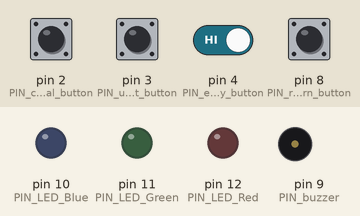
The sketch below on a simulated Arduino Uno, built with avr-gcc and run on an emulated ATmega328P. On the bench: output pins drawn as LEDs (lit = HIGH), buzzer (waves = sounding). Dashed ring = blinking. The inputs (shaded band) are chosen by the test bench; at power-on: pin 2 (PIN_casual_button), pin 3 (PIN_urgent_button), pin 4 (PIN_emergency_button), pin 8 (PIN_return_button) HIGH.

Above: at 1.2 s.
1.3 s: pin 2 (PIN_casual_button) pulled LOW for 0.15 s
At 1.7 s:
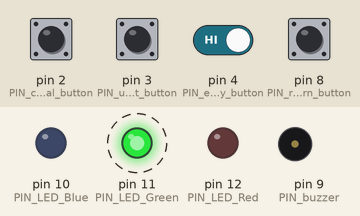
4.4 s: pin 8 (PIN_return_button) pulled LOW for 1 s
At 5.2 s:
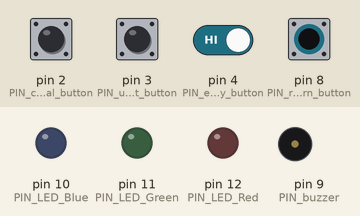
6.9 s: pin 3 (PIN_urgent_button) pulled LOW for 0.15 s
At 7.5 s:
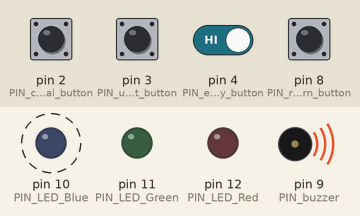
10.0 s: pin 4 (PIN_emergency_button) driven LOW and pin 8 (PIN_return_button) driven LOW
At 10.61 s:
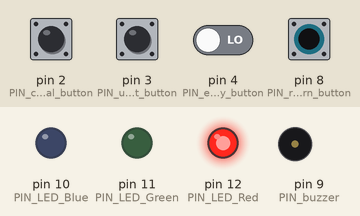
Timing chart, 0 to 14.0 s (numbered marks = the images above; inputs shaded):
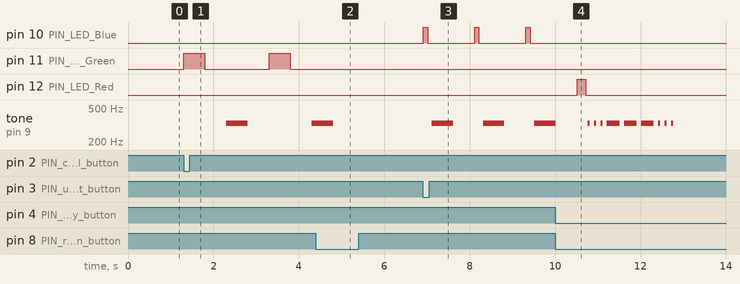

The sketch:

main.ino
```cpp
// _________ Define global variables _____________________

// Pin definitions for circuit components
int PIN_LED_Red =  12;
int PIN_LED_Green =  11;
int PIN_LED_Blue =  10;
int PIN_return_button = 8;
int PIN_emergency_button = 4;
int PIN_urgent_button = 3;
int PIN_casual_button = 2;
int PIN_buzzer = 9;

// Other variables
int toggleState_emergency = 0;             // Keeps track if LED status, or toggle state, is 1 or 0
int toggleState_urgent  = 0;
int toggleState_casual = 0;
int lastButtonState_return = 1;            // Helps remember whether the button was last pressed or released
int lastButtonState_emergency = 1;
int lastButtonState_urgent = 1;
int lastButtonState_casual = 1;
long unsigned int lastPress_return = 0;    // long = stores 4 bytes instead of 2; unsigned removes possibility for negative values in integer
long unsigned int lastPress_emergency= 0;  // For keeping track of the times values for when buttun is pressed
long unsigned int lastPress_urgent = 0;
long unsigned int lastPress_casual = 0;
int debounceTime = 20;                    // Used to cancel bouncing frequencies greater than 50 Hz
int i = 0;                                // Used to limit the "casual" while loop
int tone_frequency = 330;                // Sets sound of buzzer; used to simulate vibration

// _________ Put your setup code here, to run once: ____________________
// the setup function runs once when you press reset or power the board

void setup() {

// Start serial communication so Arduino can send commands through USB connection
  Serial.begin(9600);

// Initialize digital LED pins as outputs.
  pinMode(PIN_LED_Red, OUTPUT);
  pinMode(PIN_LED_Green, OUTPUT);
  pinMode(PIN_LED_Blue, OUTPUT);

// Initialize digital buzzer pin as output
  pinMode(PIN_buzzer, OUTPUT);


// Initialize switch pins as inputs; using the built-in pullup resistors in the arduino.
 // Open switch = 1, closed (pressed button) = 0; this called "active low logic", and is often standard for buttons
  pinMode(PIN_return_button, INPUT_PULLUP);
  pinMode(PIN_emergency_button, INPUT_PULLUP);
  pinMode(PIN_urgent_button, INPUT_PULLUP);
  pinMode(PIN_casual_button, INPUT_PULLUP);

}


// ____ Put your main code here, to run repeatedly: ____

void loop() {
  int ButtonState_return = digitalRead(PIN_return_button);          // Read state of button pin and store it as buttonState (0 or 1)
  int ButtonState_emergency = digitalRead(PIN_emergency_button);
  int ButtonState_urgent = digitalRead(PIN_urgent_button);
  int ButtonState_casual = digitalRead(PIN_casual_button);

// Debounce the buttons

  // Debounce emergency button
  if((millis() - lastPress_emergency) > debounceTime)                  // If the time between the last button change is greater than the debounceTime; millis() is software timer
  {
    lastPress_emergency = millis();                                     // Update last press

    if(ButtonState_emergency == 0 && lastButtonState_emergency == 1)             // If button is pressed and was released last change
    {
      toggleState_emergency =! toggleState_emergency;                     // Toggle the LED state
      digitalWrite(PIN_LED_Red, toggleState_emergency);
      lastButtonState_emergency = 0;                                    // Record the last button state
    }

    if(ButtonState_emergency == 1 && lastButtonState_emergency == 0)  // If button is released
    {
      lastButtonState_emergency = 1;
    }

    while (toggleState_emergency ==1)
    {
      if((millis() - lastPress_return)> debounceTime)
      {
        lastPress_return = millis();

        int ButtonState_return = digitalRead(PIN_return_button);

        if(ButtonState_return == 0 && lastButtonState_return == 1)
        {
          digitalWrite(PIN_LED_Red, LOW);
          noTone(PIN_buzzer);
          toggleState_emergency = 0;
          break;
        }
      }

      digitalWrite(PIN_LED_Red, HIGH);
      delay(200);
      digitalWrite(PIN_LED_Red, LOW);
      delay(50);
      tone(PIN_buzzer, tone_frequency);
      delay(50);
      noTone(PIN_buzzer);
      delay(100);
      tone(PIN_buzzer, tone_frequency);
      delay(50);
      noTone(PIN_buzzer);
      delay(100);
      tone(PIN_buzzer, tone_frequency);
      delay(50);
      noTone(PIN_buzzer);
      delay(100);
      tone(PIN_buzzer, tone_frequency);
      delay(300);
      noTone(PIN_buzzer);
      delay(100);
      tone(PIN_buzzer, tone_frequency);
      delay(300);
      noTone(PIN_buzzer);
      delay(100);
      tone(PIN_buzzer, tone_frequency);
      delay(300);
      noTone(PIN_buzzer);
      delay(100);
      tone(PIN_buzzer, tone_frequency);
      delay(50);
      noTone(PIN_buzzer);
      delay(100);
      tone(PIN_buzzer, tone_frequency);
      delay(50);
      noTone(PIN_buzzer);
      delay(100);
      tone(PIN_buzzer, tone_frequency);
      delay(50);
      noTone(PIN_buzzer);
      delay(100);
    }
   }

  // Debounce urgent button
  if((millis() - lastPress_urgent) > debounceTime)                  // If the time between the last button change is greater than the debounceTime
  {
    lastPress_urgent = millis();                                     // Update last press

    if(ButtonState_urgent == 0 && lastButtonState_urgent == 1)             // If button is pressed and was released last change
    {
      toggleState_urgent =! toggleState_urgent;                     // Toggle the LED state
      digitalWrite(PIN_LED_Blue, toggleState_urgent);
      lastButtonState_urgent = 0;                                    // Record the last button state
    }

    if(ButtonState_urgent == 1 && lastButtonState_urgent == 0)
    {
      lastButtonState_urgent = 1;
    }

    while (toggleState_urgent ==1)
    {
      if((millis() - lastPress_return)> debounceTime)
      {
        lastPress_return = millis();

        int ButtonState_return = digitalRead(PIN_return_button);

        if(ButtonState_return == 0 && lastButtonState_return == 1)
        {
          digitalWrite(PIN_LED_Blue, LOW);
          noTone(PIN_buzzer);
          toggleState_urgent = 0;
          break;
        }
      }

      digitalWrite(PIN_LED_Blue, HIGH);
      delay(100);
      digitalWrite(PIN_LED_Blue, LOW);
      delay(100);
      tone(PIN_buzzer, tone_frequency);
      delay(500);
      noTone(PIN_buzzer);
      delay(500);
    }
   }

  // Debounce casual button
  if((millis() - lastPress_casual) > debounceTime)                  // If the time between the last button change is greater than the debounceTime
  {
    lastPress_casual = millis();                                     // Update last press

    if(ButtonState_casual == 0 && lastButtonState_casual == 1)             // If button is pressed and was released last change
    {
      toggleState_casual =! toggleState_casual;                     // Toggle the LED state
      digitalWrite(PIN_LED_Green, toggleState_casual);
      lastButtonState_casual = 0;                                    // Record the last button state
    }

    if(ButtonState_casual == 1 && lastButtonState_casual == 0)
    {
      lastButtonState_casual = 1;
    }

    while ((toggleState_casual ==1) && (i <= 2))
    {
      digitalWrite(PIN_LED_Green, HIGH);
      delay(500);
      digitalWrite(PIN_LED_Green, LOW);
      delay(500);
      tone(PIN_buzzer, tone_frequency);   // turn the LED on
      delay(500);              // wait for 1/2 second
      noTone(PIN_buzzer);   // turn the LED off
      delay(500);              // wait for 1/2 second
      i++;


      if((millis() - lastPress_return)> debounceTime)
      {
        lastPress_return = millis();

        int ButtonState_return = digitalRead(PIN_return_button);

        if(ButtonState_return == 0 && lastButtonState_return == 1)
        {
          digitalWrite(PIN_LED_Green, LOW);
          noTone(PIN_buzzer);
          toggleState_casual = 0;
        }
      }
    }
   }

 }
```

Measured:
- after the input at 1.3 s, pin 11 (PIN_LED_Green): alternates HIGH for 0.50 s and LOW for 1.5 s, starting at once; tone on pin 9 (PIN_buzzer): silent → 330 Hz after 1.0 s, → silent 0.50 s later, → 330 Hz 1.5 s later
- after the input at 4.4 s, pin 11 (PIN_LED_Green): stays LOW (without the input it goes to HIGH after 0.90 s); tone on pin 9 (PIN_buzzer): goes on until 4.8 s, then stays silent
- after the input at 6.9 s, pin 10 (PIN_LED_Blue): alternates HIGH for 0.10 s and LOW for 1.1 s, starting at once; tone on pin 9 (PIN_buzzer): alternates 330 Hz for 0.50 s and silent for 0.70 s, starting after 0.21 s
- after the input at 10.0 s, pin 10 (PIN_LED_Blue): stops changing and stays LOW; pin 12 (PIN_LED_Red): LOW → HIGH after 0.51 s, → LOW 0.20 s later
